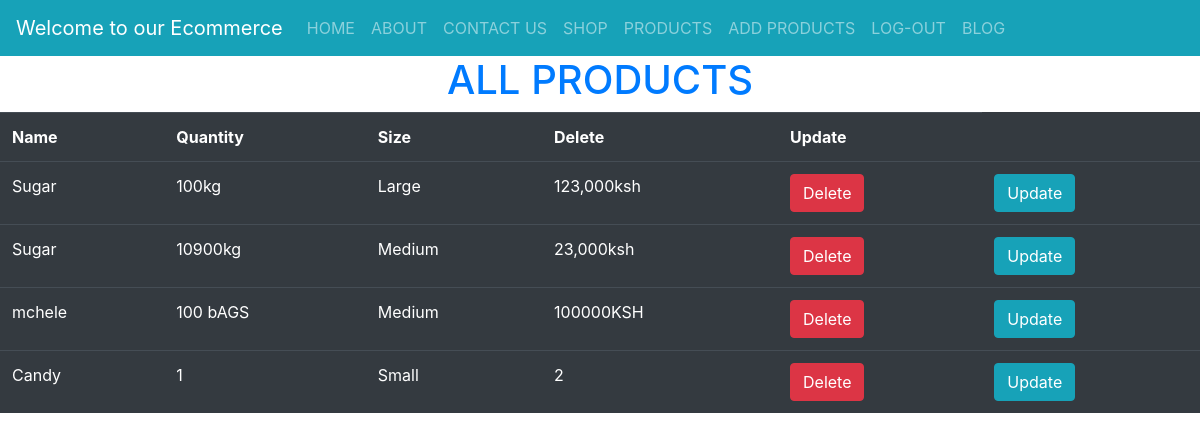
The page /products/ (signed in) on the database as committed earlier.
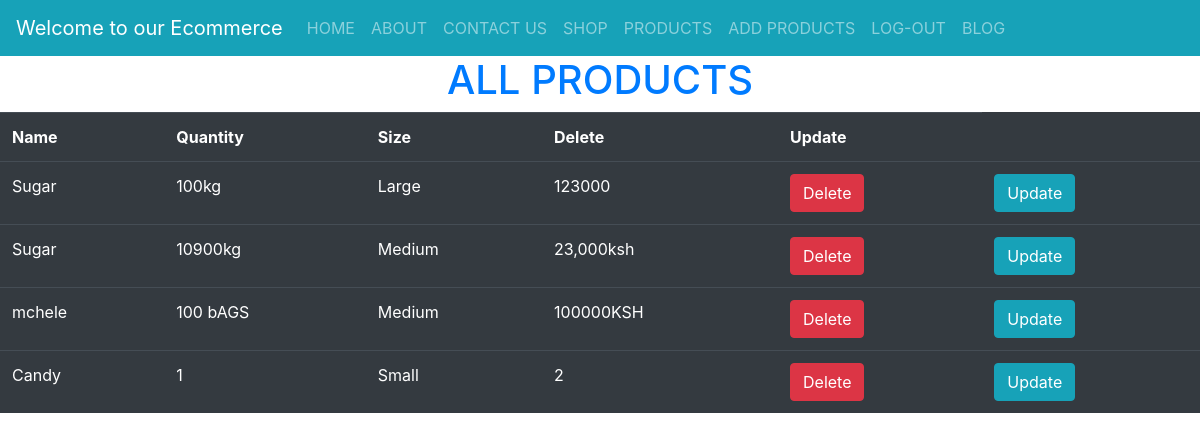
The same page on the database as committed later.
### morningDjangoHtmlFormsprojects/models.py (models this page shows)
class Products(models.Model):
    name = models.CharField(max_length=30, blank=False, null=False)
    qtty = models.CharField(max_length=30, blank=False, null=False)
    size = models.CharField(max_length=20, blank=False, null=False)
    price = models.CharField(max_length=20, blank=False, null=False)

### morningDjangoHtmlFormsprojects/views.py (the view)
# urls.py: path('products/', user_views.products, name='all-products'),
@login_required
def products(request):
    all_products = Products.objects.all()
    context = {"all_products": all_products}
    return render(request, 'products.html', context)

### templates/products.html
{% extends 'master.html' %}
{% load static %}
{% block content %}
    <div>
        <h1 class="text-primary text-center">ALL PRODUCTS</h1>
        <table class="table table-dark table-hover">
            <tr>
                <th>Name</th>
                <th>Quantity</th>
                <th>Size</th>
                <th>Delete</th>
                <th>Update</th>
            </tr>
            {% for product in  all_products %}
                <tr>
                    <td>{{ product.name }}</td>
                    <td>{{ product.qtty }}</td>
                    <td>{{ product.size }}</td>
                    <td>{{ product.price }}</td>
                    <td><a  class="btn btn-danger" href="/delete-product/{{ product.id }}">Delete</a></td>
                    <td><a class=" btn btn-info" href="/update-product/{{ product.id }}">Update</a></td>
                </tr>
            {% endfor %}
        </table>
    </div>
{% endblock %}

Rows that differ between the two databases and show on the page:
changed Products "100kg": price "123,000ksh" → "123000"
